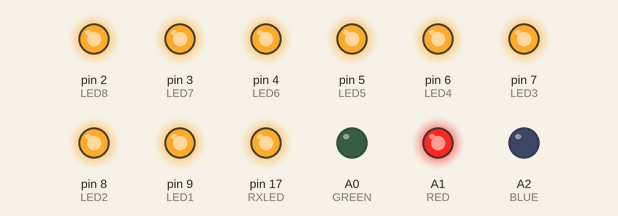
This sketch was run on a simulated Arduino Leonardo, built with avr-gcc and run on an emulated ATmega32U4. On the bench: output pins drawn as LEDs (lit = HIGH).

Above: at 0.5 s.
At 1.5 s:
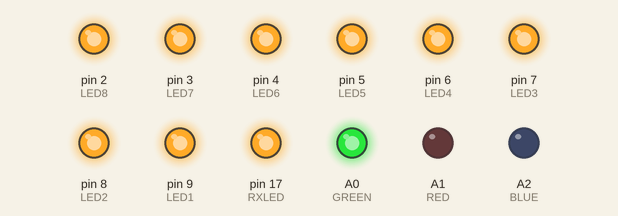
At 2.5 s:
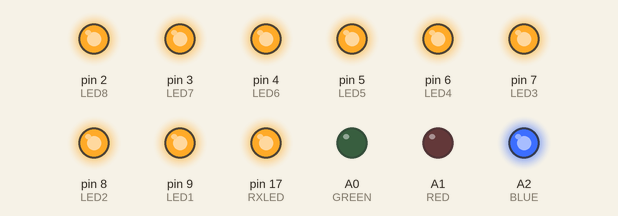
Timing chart, 0 to 5.8 s (numbered marks = the images above):
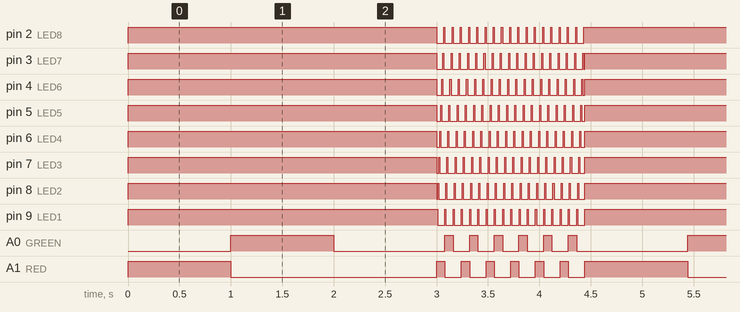

Measured:
- by itself, pin 2 (LED8), pin 9 (LED1): repeats every 4.4 s: 17 × (LOW 0.07 s, HIGH 0.01 s), LOW 0.07 s, HIGH 3.0 s
- by itself, pin 3 (LED7): repeats every 4.3 s: 18 × (LOW 0.06 s, HIGH 0.01 s), LOW 0.01 s, HIGH 3.0 s
- by itself, pin 4 (LED6): repeats every 4.1 s: 18 × (LOW 0.05 s, HIGH 0.01 s), LOW 0.02 s, HIGH 3.0 s
- by itself, pin 5 (LED5): repeats every 4.4 s: LOW 0.04 s, 17 × (HIGH 0.01 s, LOW 0.07 s), HIGH 0.01 s, LOW 0.03 s, HIGH 3.0 s
- by itself, pin 6 (LED4): repeats every 4.5 s: LOW 0.03 s, 18 × (HIGH 0.01 s, LOW 0.07 s), HIGH 3.0 s
- by itself, pin 7 (LED3): repeats every 4.5 s: LOW 0.02 s, 18 × (HIGH 0.01 s, LOW 0.07 s), HIGH 3.0 s
- by itself, pin 8 (LED2): repeats every 4.5 s: LOW 0.01 s, 18 × (HIGH 0.01 s, LOW 0.07 s), HIGH 3.0 s
- by itself, A0 (GREEN): repeats every 4.4 s: LOW 1.1 s, 5 × (HIGH 0.08 s, LOW 0.16 s), HIGH 0.08 s, LOW 1.1 s, HIGH 1.0 s

The sketch:

rainbow.ino
```cpp
// (licence header left out)
// pin defines
uint8_t LED1 = 9;
uint8_t LED2 = 8;
uint8_t LED3 = 7;
uint8_t LED4 = 6;
uint8_t LED5 = 5;
uint8_t LED6 = 4;
uint8_t LED7 = 3;
uint8_t LED8 = 2;
uint8_t GREEN = A0;
uint8_t RED = A1;
uint8_t BLUE = A2;
uint8_t RXLED = 17;

uint8_t led_anodes[] = {LED1, LED2, LED3, LED4, LED5, LED6, LED7, LED8};
uint8_t led_cathodes[] = {RED, GREEN, BLUE};


void setup() {
  // pin direction setup
  pinMode(RXLED, OUTPUT);
  pinMode(RED, OUTPUT);
  pinMode(BLUE, OUTPUT);
  pinMode(GREEN, OUTPUT);
  pinMode(LED8, OUTPUT);
  pinMode(LED7, OUTPUT);
  pinMode(LED6, OUTPUT);
  pinMode(LED5, OUTPUT);
  pinMode(LED4, OUTPUT);
  pinMode(LED3, OUTPUT);
  pinMode(LED2, OUTPUT);
  pinMode(LED1, OUTPUT);

  // default off
  TXLED0;
  RXLED0;
  digitalWrite(RED, LOW);
  digitalWrite(BLUE, LOW);;
  digitalWrite(GREEN, LOW);
  digitalWrite(LED1, LOW);
  digitalWrite(LED2, LOW);
  digitalWrite(LED3, LOW);
  digitalWrite(LED4, LOW);
  digitalWrite(LED5, LOW);
  digitalWrite(LED6, LOW);
  digitalWrite(LED7, LOW);
  digitalWrite(LED8, LOW);
}

void loop() {
  // All On: Red, Green, Blue
  // Turn all the LEDs on
  for(uint8_t l=0; l<8; l++)
    digitalWrite(led_anodes[l], HIGH);
  // Cycle through all the colors
  for(uint8_t c=0; c<3; c++) {
    digitalWrite(led_cathodes[c], HIGH);
    // Wait a second
    delay(1000);
    digitalWrite(led_cathodes[c], LOW);
  }
  // Turn all the LEDs off
  for(uint8_t l=0; l<8; l++)
    digitalWrite(led_anodes[l], LOW);

  // Rainbow Fast
  uint8_t t = 3000;
  uint8_t d = 10;
  uint8_t r = (t / 3) / d;
  for(uint8_t i=0; i<r; i++) {
    for(uint8_t c=0; c<3; c++) {
      digitalWrite(led_cathodes[c], HIGH);
      for(uint8_t l=0; l<8; l++) {
        digitalWrite(led_anodes[l], HIGH);
        delay(d);
        digitalWrite(led_anodes[l], LOW);
      }
      digitalWrite(led_cathodes[c], LOW);
    }
  }
}
```
